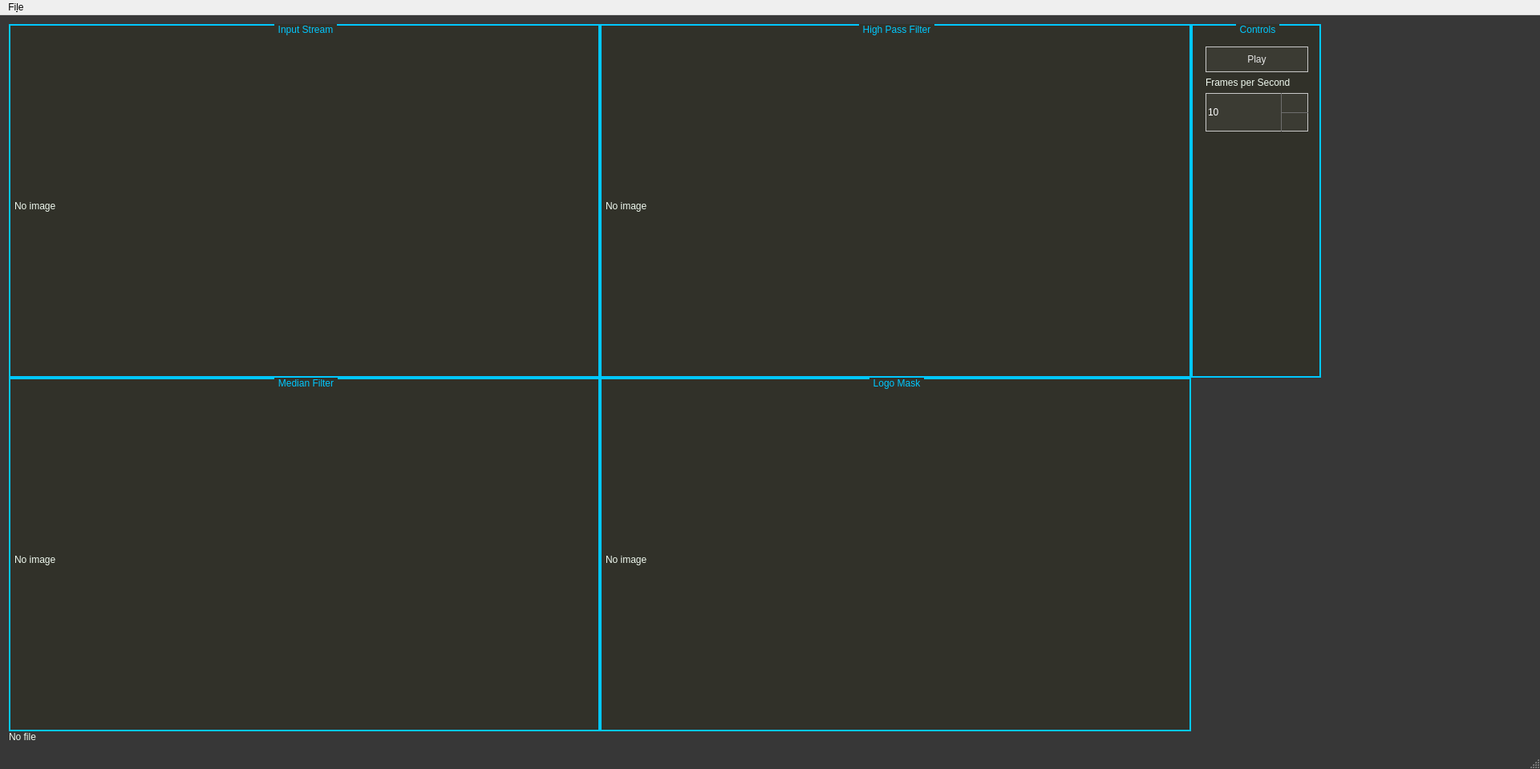
<?xml version="1.0" encoding="UTF-8"?>
<ui version="4.0">
 <class>MainWindow</class>
 <widget class="QMainWindow" name="MainWindow">
  <property name="geometry">
   <rect>
    <x>0</x>
    <y>0</y>
    <width>1920</width>
    <height>950</height>
   </rect>
  </property>
  <property name="windowTitle">
   <string>hackaTUM 2017 Rohde&amp;Schwarz Logo detection challenge</string>
  </property>
  <property name="styleSheet">
   <string notr="true">QMainWindow {
	background-color: rgb(55, 55, 55);
}

QMainWindow::separator {
	background-color: rgb(110, 110, 95);
	width: 2px;
	height: 2px;
}

QDockWidget {
	background-color: rgb(55, 55, 55);
	color: white;
	border: 1px solid rgb(200, 200, 200);
	titlebar-close-icon: url(:/ui/dockwidget/icons/close.svg);
    titlebar-normal-icon: url(:/ui/dockwidget/icons/float.svg);
}

QDialog {
	background-color: rgb(49, 49, 41);
	color: white;
	border: 1px solid rgb(200, 200, 200);
}

QLabel {
	color: rgb(240, 250, 240);
}

QSpinBox, QDoubleSpinBox {
	color: white;
	padding-right: 20px;
	background-color: rgb(59, 59, 51);
	border: 1px solid rgb(200, 200, 200);
	margin: 0;
	padding: 0;
	height: 20px;
}

QSpinBox::up-button, QSpinBox:down-button, QDoubleSpinBox::up-button, QDoubleSpinBox::down-button {
    subcontrol-origin: border;
    width: 30px;
	border: 0;
	border-left: 1px solid rgb(110, 110, 110);;
	border-right: 1px solid rgb(200, 200, 200);
	background: 0;
	margin: 0;
	padding-right: 2px;
}

QSpinBox::up-button, QDoubleSpinBox::up-button {
	subcontrol-position: top right;
	border-bottom: 1px solid rgb(110, 110, 110);;
	margin-bottom: -1px;
}

QSpinBox::down-button, QDoubleSpinBox::down-button {
	subcontrol-position: bottom right;
	border-top: 1px solid rgb(110, 110, 110);;
}

QSpinBox::up-button:hover, QSpinBox::down-button:hover, QDoubleSpinBox::up-button:hover, QDoubleSpinBox::down-button:hover {
	background-color: rgb(110, 110, 95);
}

QSpinBox::up-button:pressed, QSpinBox::down-button:pressed, QDoubleSpinBox::up-button:pressed, QDoubleSpinBox::down-button:pressed {
	background-color: rgb(150, 150, 130);
}

QSpinBox::up-arrow, QSpinBox::down-arrow, QDoubleSpinBox::up-arrow, QDoubleSpinBox::down-arrow {
	width: 17px;
	height: 17px;
	padding-left: 7px;
	padding-right: 6px;
}

QSpinBox::up-arrow, QDoubleSpinBox::up-arrow
{
	image: url(:/ui/3Dcontrols/icons/arrow_up.svg);
}
QSpinBox::down-arrow, QDoubleSpinBox::down-arrow {
	image: url(:/ui/3Dcontrols/icons/arrow_down.svg);
}

QSpinBox::up-arrow:disabled, QSpinBox::up-arrow:off, QSpinBox::down-arrow:disabled, QSpinBox::down-arrow:off,
QDoubleSpinBox::up-arrow:disabled, QDoubleSpinBox::up-arrow:off, QDoubleSpinBox::down-arrow:disabled, QDoubleSpinBox::down-arrow:off {
	/* off state when value is max or min */
	background-color: rgb(110, 110, 95);
	border-left: 1px solid rgb(110, 110, 110);;
	border-right: 1px solid rgb(200, 200, 200);;
}

QComboBox {
	color: white;
	border: 1px solid rgb(200, 200, 200);
	background-color: rgb(59, 59, 51);
	padding: 0 10px 0 5px;
	selection-background-color: rgb(150, 150, 130);
	height: 20px;
}

QComboBox::drop-down {
	subcontrol-origin: padding;
    subcontrol-position: top right;
    width: 25px;
	border: 0;
	border-left: 1px solid rgb(110, 110, 110);
}
QComboBox::drop-down:hover {
	background-color: rgb(110, 110, 95);
}
QComboBox::drop-down:pressed {
	background-color: rgb(150, 150, 130);
}
QComboBox::drop-down:on {
	background-color: rgb(150, 150, 130);
}

QComboBox::down-arrow {
	image: url(:/ui/3Dcontrols/icons/arrow_down.svg);
	width: 17px;
	height: 17px;
	border: 0;
}

QComboBox QAbstractItemView {
    border: 1px solid rgb(200, 200, 200);
	background-color: rgb(59, 59, 51);
}

QGroupBox {
    background-color: rgb(49, 49, 41);
	color: rgb(0, 200, 255);
    border: 2px solid rgb(0, 200, 255);	
    padding: 2px;
	padding-top: 15px;
    margin-top: 1ex;
	padding-left: 5px;
	padding-right: 3px;
}

QGroupBox::title {
    background-color: rgb(59, 59, 51);
	subcontrol-origin: margin;
	subcontrol-position: top center;
    padding: 0 3px;
    background-color: rgb();
}

QDockWidget::title {
    text-align: left; /* align the text to the left */
    background: rgb(49, 49, 41);
}

QDialog::title {
    text-align: left; /* align the text to the left */
    background: rgb(49, 49, 41);
    padding-left: 5px;
}

QDockWidget::close-button, QDockWidget::float-button {
	border: 0;
	/*border-left: 1px solid white;*/
	padding: 0px;
	icon-size: 30px; /* maximum icon size */
}

QDockWidget::close-button {
	subcontrol-position: top right;
    subcontrol-origin: margin;
    position: absolute;
    top: 0px; right: 0px; bottom: 0px;
    width: 20px;
	margin: 0 8px;
}

QDockWidget::float-button {
	subcontrol-position: top right;
    subcontrol-origin: margin;
    position: absolute;
    top: 0px; right: 36px; bottom: 0px;
    width: 20px;
	margin: 0 8px;
}

QDockWidget::close-button:hover, QDockWidget::float-button:hover {
     background-color: rgb(110, 110, 95);
}

QDockWidget::close-button:pressed, QDockWidget::float-button:pressed {
     background-color: rgb(150, 150, 130);
}

QTabWidget {
	color: white;
	background-color: rgb(49, 49, 41);
	border: 0;
	padding-left: 5px;
}

QTabWidget::pane {
	border: 0;
	margin: 0;
	border-left: 2px solid white;
	border-top: 2px solid white;
	margin-left: -2px;
}

QTabBar {
	background: rgb(49, 49, 41);
}

QTabBar::focus {
	outline: none;
}

QTabBar::tab:top {
	color: white;
	padding-left: 10px;
	padding-right: 10px;
	padding-top: 3px;
	padding-bottom: 3px;
	border: 0;
	border-bottom: 2px solid white;
}

QTabBar::tab:!top {
	color: white;
	padding-left: 3px;
	padding-right: 3px;
	padding-top: 10px;
	padding-bottom: 10px;
	border: 0;
	border-right: 2px solid white;
}

QTabBar::tab:selected:top {
	background-color: rgb(19, 156, 39);
	color: white;
	border-bottom: 0;
	border-top: 2px solid white;
	border-left: 2px solid white;
	border-right: 2px solid white;
	border-top-right-radius: 8px;
}

QTabBar::tab:selected:!top {
	background-color: rgb(19, 156, 39);
	color: white;
	border-right: 0;
	border-top: 2px solid white;
	border-left: 2px solid white;
	border-bottom: 2px solid white;
	border-top-left-radius: 8px;
}

QTabBar::tab:hover:!selected:top {
	background-color: rgb(110, 110, 95);
	color: white;
	border-top-right-radius: 8px;
}

QTabBar::tab:hover:!selected:!top {
	background-color: rgb(110, 110, 95);
	color: white;
	border-top-left-radius: 8px;
}

QWidget#GeometryDisplayTitle {
	background-color: rgb(49, 49, 41);
}

QLabel {
	color: rgb(240, 250, 240);
}

QPushButton {
	color: rgb(230, 230, 230);
	background-color: rgb(59, 59, 51);
	border: 1px solid rgb(200, 200, 200);
}
QPushButton#pushButtonSolid {
	border-right: 1px solid rgb(200, 200, 200);
}
QPushButton:hover {
	background-color: rgb(110, 110, 95);
}
QPushButton:pressed {
	background-color: rgb(150, 150, 130);
}
QPushButton:checked {
	background-color: rgb(19, 156, 39);
}

QDoubleSpinBox {
	color: white;
	padding-right: 20px;
	background-color: rgb(59, 59, 51);
	border: 0;
	border-left: 1px solid rgb(200, 200, 200);
	margin: 0;
	padding: 0;
	height: 20px;
}

QDoubleSpinBox::up-button, QDoubleSpinBox::down-button {
    subcontrol-origin: border;
    width: 30px;
	border: 0;
	border-left: 1px solid rgb(110, 110, 110);;
	border-right: 1px solid rgb(200, 200, 200);
	background: 0;
	margin: 0;
	padding-right: 2px;
}
QDoubleSpinBox::up-button {
	subcontrol-position: top right;
	border-bottom: 1px solid rgb(110, 110, 110);;
	margin-bottom: -1px;
}
QDoubleSpinBox::down-button {
	subcontrol-position: bottom right;
	border-top: 1px solid rgb(110, 110, 110);;
}

QDoubleSpinBox::up-button:hover, QDoubleSpinBox::down-button:hover {
	background-color: rgb(110, 110, 95);
}

QDoubleSpinBox::up-button:pressed, QDoubleSpinBox::down-button:pressed {
	background-color: rgb(150, 150, 130);
}

QDoubleSpinBox::up-arrow, QDoubleSpinBox::down-arrow {
	width: 17px;
	height: 17px;
	padding-left: 7px;
	padding-right: 6px;
}
QDoubleSpinBox::up-arrow
{
	image: url(:/ui/3Dcontrols/icons/arrow_up.svg);
}
QDoubleSpinBox::down-arrow {
	image: url(:/ui/3Dcontrols/icons/arrow_down.svg);
}
QDoubleSpinBox::up-arrow:disabled, QDoubleSpinBox::up-arrow:off,
QDoubleSpinBox::down-arrow:disabled, QDoubleSpinBox::down-arrow:off {
	/* off state when value is max or min */
	background-color: rgb(110, 110, 95);
	border-left: 1px solid rgb(110, 110, 110);;
	border-right: 1px solid rgb(200, 200, 200);;
}

QComboBox {
	border: 0;
	border-left: 1px solid rgb(200, 200, 200);
	border-right: 1px solid rgb(200, 200, 200);
}</string>
  </property>
  <widget class="QWidget" name="centralWidget">
   <layout class="QGridLayout" name="gridLayout">
    <property name="spacing">
     <number>0</number>
    </property>
    <item row="4" column="2">
     <widget class="QGroupBox" name="groupBox_controls">
      <property name="title">
       <string>Controls</string>
      </property>
      <layout class="QGridLayout" name="gridLayout_6">
       <item row="0" column="0">
        <widget class="QPushButton" name="pushButton_play_pause">
         <property name="sizePolicy">
          <sizepolicy hsizetype="Maximum" vsizetype="Maximum">
           <horstretch>0</horstretch>
           <verstretch>0</verstretch>
          </sizepolicy>
         </property>
         <property name="minimumSize">
          <size>
           <width>128</width>
           <height>32</height>
          </size>
         </property>
         <property name="text">
          <string>Play</string>
         </property>
         <property name="checkable">
          <bool>true</bool>
         </property>
        </widget>
       </item>
       <item row="2" column="0">
        <widget class="QSpinBox" name="spinBox_fps">
         <property name="sizePolicy">
          <sizepolicy hsizetype="Fixed" vsizetype="Fixed">
           <horstretch>0</horstretch>
           <verstretch>0</verstretch>
          </sizepolicy>
         </property>
         <property name="minimumSize">
          <size>
           <width>128</width>
           <height>48</height>
          </size>
         </property>
         <property name="maximum">
          <number>25</number>
         </property>
         <property name="value">
          <number>10</number>
         </property>
        </widget>
       </item>
       <item row="3" column="0">
        <spacer name="verticalSpacer_2">
         <property name="orientation">
          <enum>Qt::Vertical</enum>
         </property>
         <property name="sizeHint" stdset="0">
          <size>
           <width>20</width>
           <height>40</height>
          </size>
         </property>
        </spacer>
       </item>
       <item row="1" column="0">
        <widget class="QLabel" name="label">
         <property name="text">
          <string>Frames per Second</string>
         </property>
        </widget>
       </item>
      </layout>
     </widget>
    </item>
    <item row="10" column="0">
     <widget class="QGroupBox" name="groupBox_median">
      <property name="sizePolicy">
       <sizepolicy hsizetype="Maximum" vsizetype="Maximum">
        <horstretch>0</horstretch>
        <verstretch>0</verstretch>
       </sizepolicy>
      </property>
      <property name="title">
       <string>Median Filter</string>
      </property>
      <property name="flat">
       <bool>false</bool>
      </property>
      <layout class="QGridLayout" name="gridLayout_4">
       <property name="leftMargin">
        <number>0</number>
       </property>
       <property name="topMargin">
        <number>0</number>
       </property>
       <property name="rightMargin">
        <number>0</number>
       </property>
       <property name="bottomMargin">
        <number>0</number>
       </property>
       <item row="1" column="0">
        <widget class="QLabel" name="label_medianFilter">
         <property name="sizePolicy">
          <sizepolicy hsizetype="Fixed" vsizetype="Fixed">
           <horstretch>0</horstretch>
           <verstretch>0</verstretch>
          </sizepolicy>
         </property>
         <property name="minimumSize">
          <size>
           <width>725</width>
           <height>420</height>
          </size>
         </property>
         <property name="styleSheet">
          <string notr="true">border: 0;</string>
         </property>
         <property name="text">
          <string>No image</string>
         </property>
        </widget>
       </item>
      </layout>
     </widget>
    </item>
    <item row="4" column="1">
     <widget class="QGroupBox" name="groupBox_highPassFilter">
      <property name="sizePolicy">
       <sizepolicy hsizetype="Maximum" vsizetype="Maximum">
        <horstretch>0</horstretch>
        <verstretch>0</verstretch>
       </sizepolicy>
      </property>
      <property name="title">
       <string>High Pass Filter</string>
      </property>
      <property name="flat">
       <bool>false</bool>
      </property>
      <layout class="QGridLayout" name="gridLayout_2">
       <property name="leftMargin">
        <number>0</number>
       </property>
       <property name="topMargin">
        <number>0</number>
       </property>
       <property name="rightMargin">
        <number>0</number>
       </property>
       <property name="bottomMargin">
        <number>0</number>
       </property>
       <item row="1" column="0">
        <widget class="QLabel" name="label_highPassFilter">
         <property name="sizePolicy">
          <sizepolicy hsizetype="Fixed" vsizetype="Fixed">
           <horstretch>0</horstretch>
           <verstretch>0</verstretch>
          </sizepolicy>
         </property>
         <property name="minimumSize">
          <size>
           <width>725</width>
           <height>420</height>
          </size>
         </property>
         <property name="styleSheet">
          <string notr="true">border: 0;</string>
         </property>
         <property name="text">
          <string>No image</string>
         </property>
        </widget>
       </item>
      </layout>
     </widget>
    </item>
    <item row="4" column="0">
     <widget class="QGroupBox" name="groupBox_input">
      <property name="sizePolicy">
       <sizepolicy hsizetype="Maximum" vsizetype="Maximum">
        <horstretch>0</horstretch>
        <verstretch>0</verstretch>
       </sizepolicy>
      </property>
      <property name="title">
       <string>Input Stream</string>
      </property>
      <property name="flat">
       <bool>false</bool>
      </property>
      <layout class="QGridLayout" name="gridLayout_3">
       <property name="leftMargin">
        <number>0</number>
       </property>
       <property name="topMargin">
        <number>0</number>
       </property>
       <property name="rightMargin">
        <number>0</number>
       </property>
       <property name="bottomMargin">
        <number>0</number>
       </property>
       <item row="1" column="0">
        <widget class="QLabel" name="label_inputStream">
         <property name="sizePolicy">
          <sizepolicy hsizetype="Fixed" vsizetype="Fixed">
           <horstretch>0</horstretch>
           <verstretch>0</verstretch>
          </sizepolicy>
         </property>
         <property name="minimumSize">
          <size>
           <width>725</width>
           <height>420</height>
          </size>
         </property>
         <property name="styleSheet">
          <string notr="true">border: 0;</string>
         </property>
         <property name="text">
          <string>No image</string>
         </property>
        </widget>
       </item>
      </layout>
     </widget>
    </item>
    <item row="4" column="3" rowspan="7">
     <spacer name="horizontalSpacer">
      <property name="orientation">
       <enum>Qt::Horizontal</enum>
      </property>
      <property name="sizeHint" stdset="0">
       <size>
        <width>40</width>
        <height>20</height>
       </size>
      </property>
     </spacer>
    </item>
    <item row="10" column="1">
     <widget class="QGroupBox" name="groupBox_logoMask">
      <property name="sizePolicy">
       <sizepolicy hsizetype="Maximum" vsizetype="Maximum">
        <horstretch>0</horstretch>
        <verstretch>0</verstretch>
       </sizepolicy>
      </property>
      <property name="title">
       <string>Logo Mask</string>
      </property>
      <property name="flat">
       <bool>false</bool>
      </property>
      <layout class="QGridLayout" name="gridLayout_5">
       <property name="leftMargin">
        <number>0</number>
       </property>
       <property name="topMargin">
        <number>0</number>
       </property>
       <property name="rightMargin">
        <number>0</number>
       </property>
       <property name="bottomMargin">
        <number>0</number>
       </property>
       <item row="1" column="0">
        <widget class="QLabel" name="label_logoMask">
         <property name="sizePolicy">
          <sizepolicy hsizetype="Fixed" vsizetype="Fixed">
           <horstretch>0</horstretch>
           <verstretch>0</verstretch>
          </sizepolicy>
         </property>
         <property name="minimumSize">
          <size>
           <width>725</width>
           <height>420</height>
          </size>
         </property>
         <property name="styleSheet">
          <string notr="true">border: 0;</string>
         </property>
         <property name="text">
          <string>No image</string>
         </property>
        </widget>
       </item>
      </layout>
     </widget>
    </item>
    <item row="12" column="0">
     <spacer name="verticalSpacer">
      <property name="orientation">
       <enum>Qt::Vertical</enum>
      </property>
      <property name="sizeHint" stdset="0">
       <size>
        <width>20</width>
        <height>40</height>
       </size>
      </property>
     </spacer>
    </item>
    <item row="11" column="0" colspan="2">
     <widget class="QLabel" name="label_filename">
      <property name="text">
       <string>No file</string>
      </property>
     </widget>
    </item>
   </layout>
  </widget>
  <widget class="QMenuBar" name="menuBar">
   <property name="geometry">
    <rect>
     <x>0</x>
     <y>0</y>
     <width>1920</width>
     <height>25</height>
    </rect>
   </property>
   <widget class="QMenu" name="menuFile">
    <property name="title">
     <string>Fi&amp;le</string>
    </property>
    <addaction name="actionOpen_folder"/>
   </widget>
   <addaction name="menuFile"/>
  </widget>
  <widget class="QStatusBar" name="statusBar"/>
  <action name="actionOpen_folder">
   <property name="text">
    <string>Open folder</string>
   </property>
  </action>
 </widget>
 <layoutdefault spacing="6" margin="11"/>
 <resources/>
 <connections/>
</ui>
